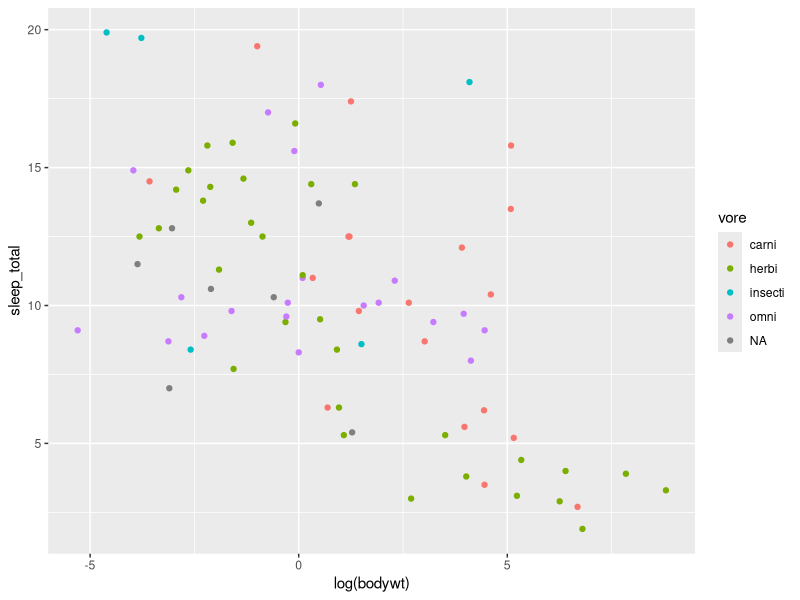

Generate this figure with R:
## ---- chunk 1
getwd()
## ---- chunk 2
library(tidyverse)
## ---- chunk 3




## ---- chunk 4

## ---- chunk 5

## ---- chunk 6
library(ggplot2)


sleeping_data <- msleep
sleeping_data 
## ---- chunk 7
ggplot(sleeping_data,
       aes(x = log(bodywt),
           y = sleep_total)) + 
  geom_point(sleeping_data,mapping=aes(color=vore))
## ---- chunk 8

## ---- chunk 9
df <- tibble(x = 1:10, y1 = x, y2 = x^2, y3 = x^3)

